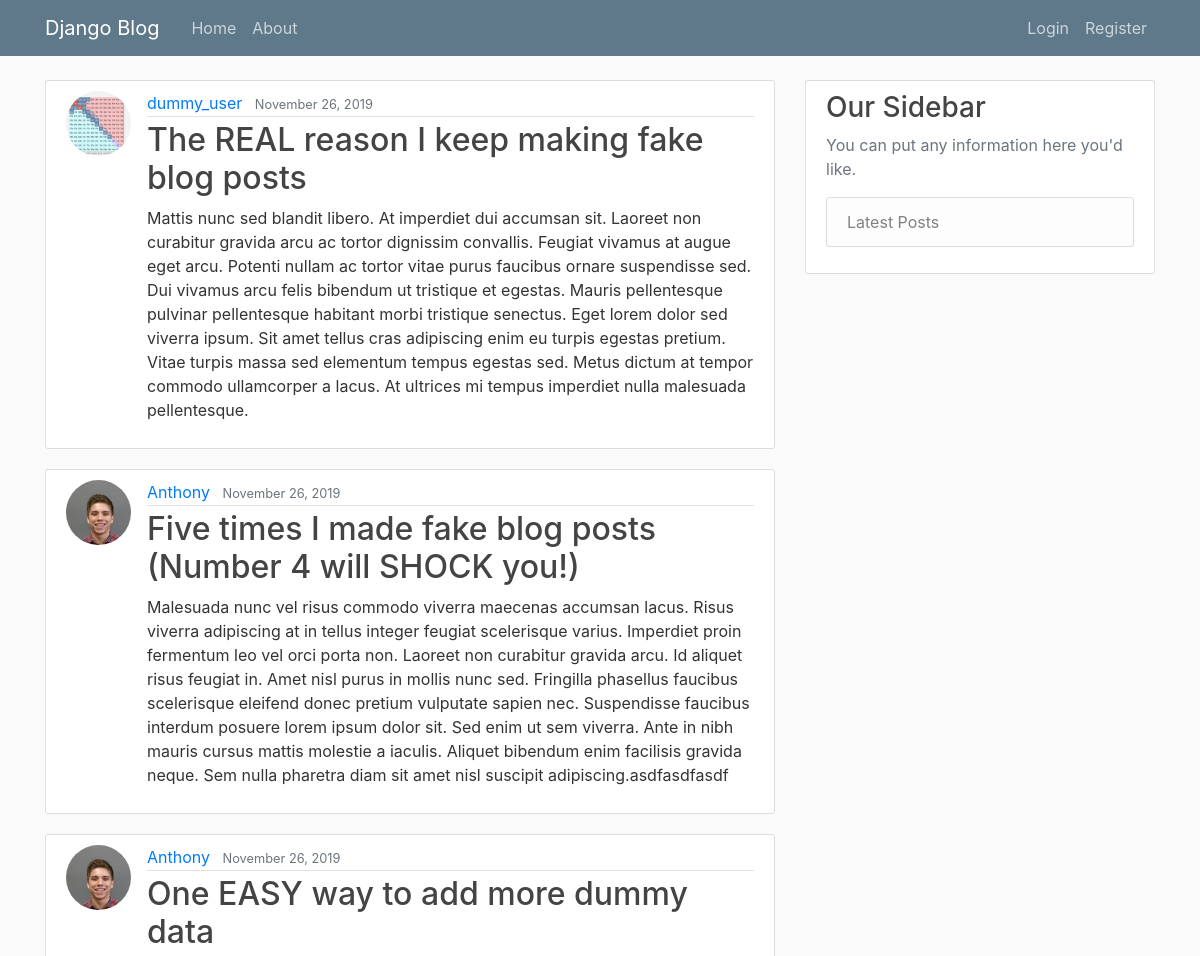
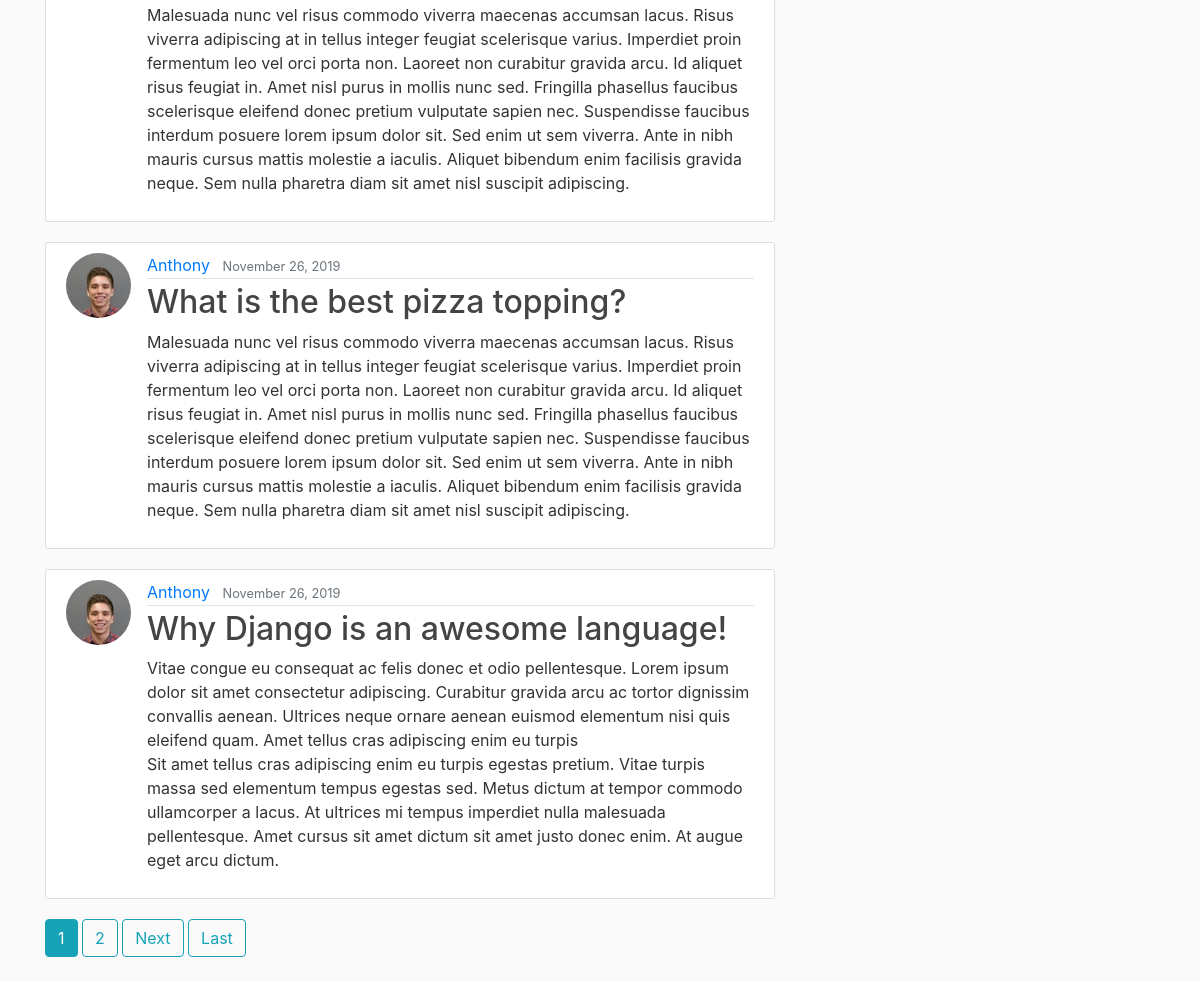
The page / on the database its author committed (2 pictures, top to bottom).
### blog/models.py (models this page shows, shortened)
class Post(models.Model):
    title = models.CharField(max_length=100)
    content = models.TextField()
    date_posted = models.DateTimeField(default=timezone.now)
    author = models.ForeignKey(User, on_delete=models.CASCADE)

### users/models.py (models this page shows, shortened)
class Profile(models.Model):
    user = models.OneToOneField(User, on_delete=models.CASCADE)
    image = models.ImageField(default='default.jpg', upload_to='profile_pics')

### blog/views.py (the view)
# urls.py: path('', PostListView.as_view(), name='blog-home'),
class PostListView(ListView):
    model = Post
    template_name = 'blog/home.html'  # <app>/<model>_<viewtype>.html
    context_object_name = 'posts'
    ordering = ['-date_posted']
    paginate_by = 5

### blog/templates/blog/home.html (shortened to what this page needs)
{% extends "blog/base.html" %}
{% block content %}
    {% for post in posts %}
        <article class="media content-section">
          <img class="rounded-circle article-img" src="{{ post.author.profile.image.url }}">
          <div class="media-body">
            <div class="article-metadata">
              <a class="mr-2" href="{% url 'user-posts' post.author.username %}">{{ post.author }}</a>
              <small class="text-muted">{{ post.date_posted|date:"F d, Y" }}</small>
            </div>
            <h2><a class="article-title" href="{% url 'post-detail' post.id %}">{{ post.title }}</a></h2>
            <p class="article-content">{{ post.content }}</p>
          </div>
        </article>
    {% endfor %}
    {% if is_paginated %}
      {% for num in page_obj.paginator.page_range %}
        {% if page_obj.number == num %}
          <a class="btn btn-info mb-4" href="?page={{ num }}">{{ num }}</a>
        {% elif num > page_obj.number|add:'-3' and num < page_obj.number|add:'3' %}
          <a class="btn btn-outline-info mb-4" href="?page={{ num }}">{{ num }}</a>
        {% endif %}
      {% endfor %}
      {% if page_obj.has_next %}
        <a class="btn btn-outline-info mb-4" href="?page={{ page_obj.next_page_number }}">Next</a>
        <a class="btn btn-outline-info mb-4" href="?page={{ page_obj.paginator.num_pages }}">Last</a>
      {% endif %}
    {% endif %}
{% endblock content %}

### blog/templates/blog/base.html (shortened to what this page needs)
{% load static %}
<!DOCTYPE html>
<html>
<head>
    <link rel="stylesheet" href="https://maxcdn.bootstrapcdn.com/bootstrap/4.0.0/css/bootstrap.min.css">
    <link rel="stylesheet" type="text/css" href="{% static 'blog/main.css' %}">
</head>
<body>
    <header class="site-header">
      <nav class="navbar navbar-expand-md navbar-dark bg-steel fixed-top">
        <div class="container">
          <a class="navbar-brand mr-4" href="{% url 'blog-home' %}">Django Blog</a>
          <div class="collapse navbar-collapse" id="navbarToggle">
            <div class="navbar-nav mr-auto">
              <a class="nav-item nav-link" href="{% url 'blog-home' %}">Home</a>
              <a class="nav-item nav-link" href="{% url 'blog-about' %}">About</a>
            </div>
            <div class="navbar-nav">
              {% if user.is_authenticated %}
                <a class="nav-item nav-link" href="{% url 'post-create' %}">New Post</a>
                <a class="nav-item nav-link" href="{% url 'profile' %}">Profile</a>
                <a class="nav-item nav-link" href="{% url 'logout' %}">Logout</a>
              {% else %}
                <a class="nav-item nav-link" href="{% url 'login' %}">Login</a>
                <a class="nav-item nav-link" href="{% url 'register' %}">Register</a>
              {% endif %}
            </div>
          </div>
        </div>
      </nav>
    </header>
    <main role="main" class="container">
      <div class="row">
        <div class="col-md-8">
          {% block content %}{% endblock %}
        </div>
        <div class="col-md-4">
          <div class="content-section">
            <h3>Our Sidebar</h3>
            <p class='text-muted'>You can put any information here you'd like.
              <ul class="list-group">
                <li class="list-group-item list-group-item-light">Latest Posts</li>
              </ul>
            </p>
          </div>
        </div>
      </div>
    </main>
</body>
</html>

### blog/static/blog/main.css (style rules this page uses)
body { background: #fafafa; color: #333333; margin-top: 5rem; }
h1, h2, h3, h4, h5, h6 { color: #444444; }
ul { margin: 0; }
.bg-steel { background-color: #5f788a; }
.site-header .navbar-nav .nav-link { color: #cbd5db; }
.content-section { background: #ffffff; padding: 10px 20px; border: 1px solid #dddddd; border-radius: 3px; margin-bottom: 20px; }
.article-title { color: #444444; }
.article-content { white-space: pre-line; }
.article-img { height: 65px; width: 65px; margin-right: 16px; }
.article-metadata { padding-bottom: 1px; margin-bottom: 4px; border-bottom: 1px solid #e3e3e3 }

### rows shown on the page
Post: author.profile.image (picture), author "dummy_user", date_posted "November 26, 2019", title "The REAL reason I keep making fake blog posts", content "Mattis nunc sed blandit libero. At imperdiet dui accumsan sit. Laoreet non curabitur gravida arcu ac tortor dignissim convallis. Feugiat vivamus at augue eget arcu. Potenti nullam ac tortor vitae purus faucibus ornare suspendisse sed. Dui vivamus arcu felis bibendum ut tristique et egestas. Mauris pellentesque pulvinar pellentesque habitant morbi tristique senectus. Eget lorem dolor sed viverra ipsum. Sit amet tellus cras adipiscing enim eu turpis egestas pretium. Vitae turpis massa sed elementum tempus egestas sed. Metus dictum at tempor commodo ullamcorper a lacus. At ultrices mi tempus imperdiet nulla malesuada pellentesque."
Post: author.profile.image (picture), author "Anthony", date_posted "November 26, 2019", title "Five times I made fake blog posts (Number 4 will SHOCK you!)", content "Malesuada nunc vel risus commodo viverra maecenas accumsan lacus. Risus viverra adipiscing at in tellus integer feugiat scelerisque varius. Imperdiet proin fermentum leo vel orci porta non. Laoreet non curabitur gravida arcu. Id aliquet risus feugiat in. Amet nisl purus in mollis nunc sed. Fringilla phasellus faucibus scelerisque eleifend donec pretium vulputate sapien nec. Suspendisse faucibus interdum posuere lorem ipsum dolor sit. Sed enim ut sem viverra. Ante in nibh mauris cursus mattis molestie a iaculis. Aliquet bibendum enim facilisis gravida neque. Sem nulla pharetra diam sit amet nisl suscipit adipiscing.asdfasdfasdf"
Post: author.profile.image (picture), author "Anthony", date_posted "November 26, 2019", title "One EASY way to add more dummy data", content "Malesuada nunc vel risus commodo viverra maecenas accumsan lacus. Risus viverra adipiscing at in tellus integer feugiat scelerisque varius. Imperdiet proin fermentum leo vel orci porta non. Laoreet non curabitur gravida arcu. Id aliquet risus feugiat in. Amet nisl purus in mollis nunc sed. Fringilla phasellus faucibus scelerisque eleifend donec pretium vulputate sapien nec. Suspendisse faucibus interdum posuere lorem ipsum dolor sit. Sed enim ut sem viverra. Ante in nibh mauris cursus mattis molestie a iaculis. Aliquet bibendum enim facilisis gravida neque. Sem nulla pharetra diam sit amet nisl suscipit adipiscing."
Post: author.profile.image (picture), author "Anthony", date_posted "November 26, 2019", title "What is the best pizza topping?", content "Malesuada nunc vel risus commodo viverra maecenas accumsan lacus. Risus viverra adipiscing at in tellus integer feugiat scelerisque varius. Imperdiet proin fermentum leo vel orci porta non. Laoreet non curabitur gravida arcu. Id aliquet risus feugiat in. Amet nisl purus in mollis nunc sed. Fringilla phasellus faucibus scelerisque eleifend donec pretium vulputate sapien nec. Suspendisse faucibus interdum posuere lorem ipsum dolor sit. Sed enim ut sem viverra. Ante in nibh mauris cursus mattis molestie a iaculis. Aliquet bibendum enim facilisis gravida neque. Sem nulla pharetra diam sit amet nisl suscipit adipiscing."
Post: author.profile.image (picture), author "Anthony", date_posted "November 26, 2019", title "Why Django is an awesome language!", content "Vitae congue eu consequat ac felis donec et odio pellentesque. Lorem ipsum dolor sit amet consectetur adipiscing. Curabitur gravida arcu ac tortor dignissim convallis aenean. Ultrices neque ornare aenean euismod elementum nisi quis eleifend quam. Amet tellus cras adipiscing enim eu turpis Sit amet tellus cras adipiscing enim eu turpis egestas pretium. Vitae turpis massa sed elementum tempus egestas sed. Metus dictum at tempor commodo ullamcorper a lacus. At ultrices mi tempus imperdiet nulla malesuada pellentesque. Amet cursus sit amet dictum sit amet justo donec enim. At augue eget arcu dictum."

### other values the page prints
{{ num }} "1"
{{ num }} "2"
